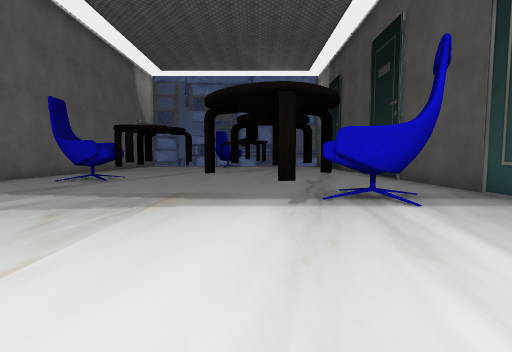
[1] (above)

17 first-person views from a walk through a Unity game level. The camera is 1.2 m above the floor, tilts 4° down and sees 85° across. The floor is counted in squares, 2 m on a side. Each view is taken from the middle of a square. On the plan, view 1 faces up. The plan holds only what a view shows up to about 9 squares ahead; the rest is blank. Door leaves are left out, so doorways stand open. Some surface patterns are stand-ins.

[2]
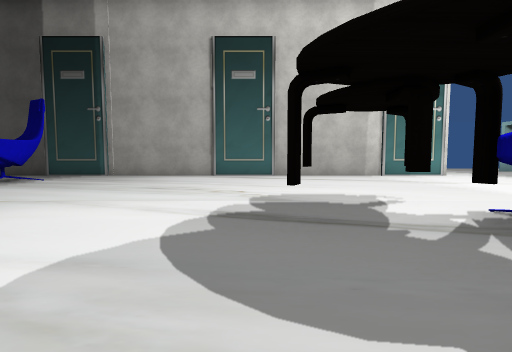

[3]
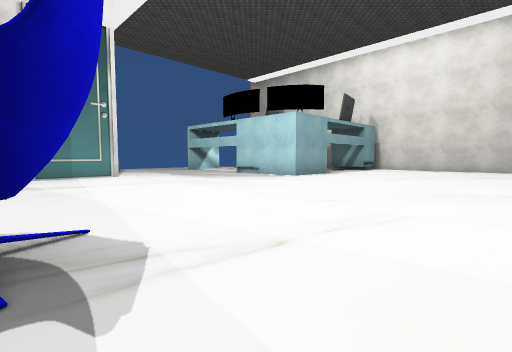

[4]
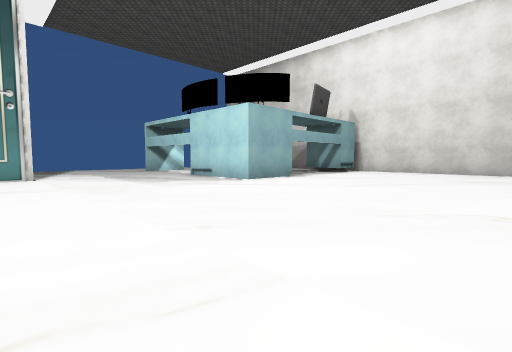

[5]
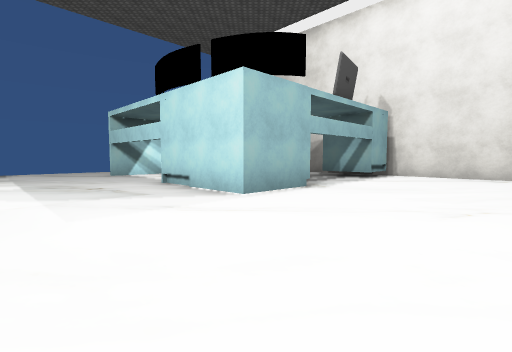

[6]
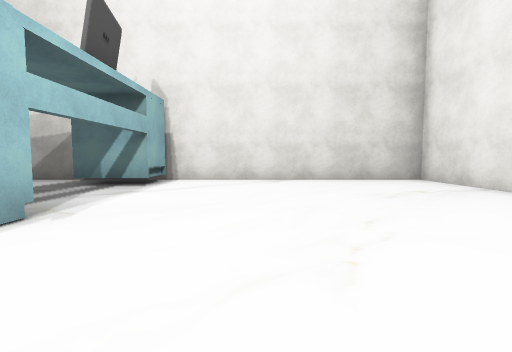

[7]
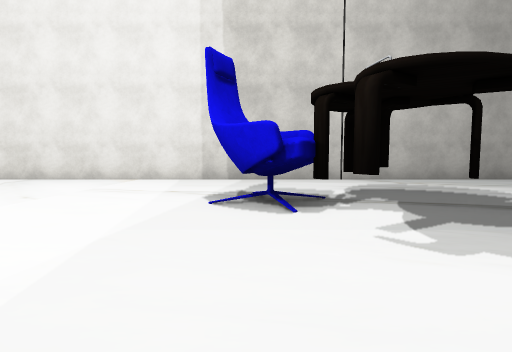

[8]
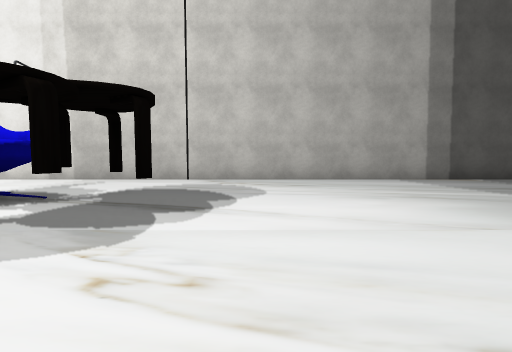

[9]
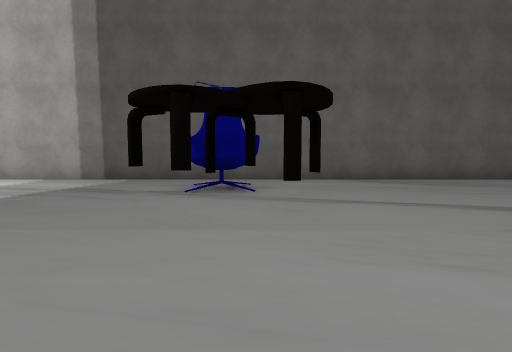

[10]
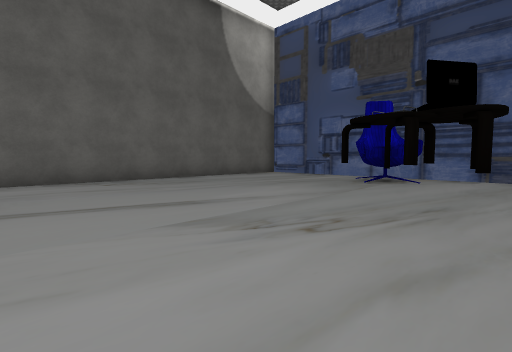

[11]
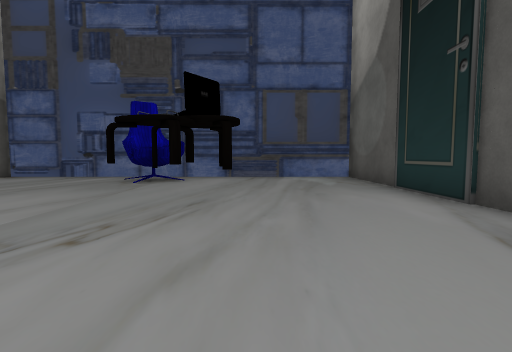

[12]
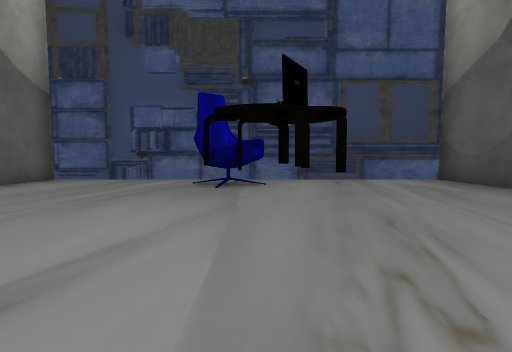

[13]
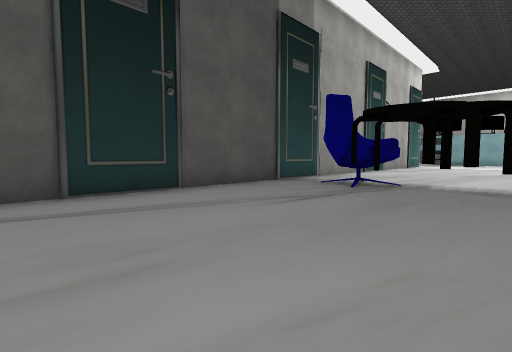

[14]
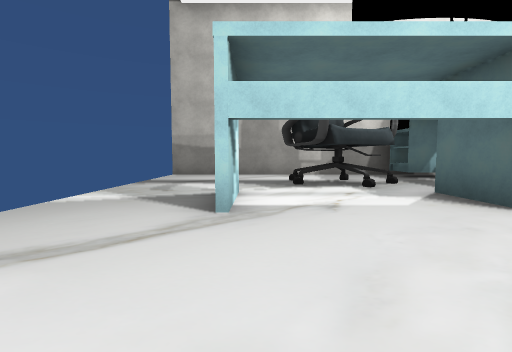

[15]
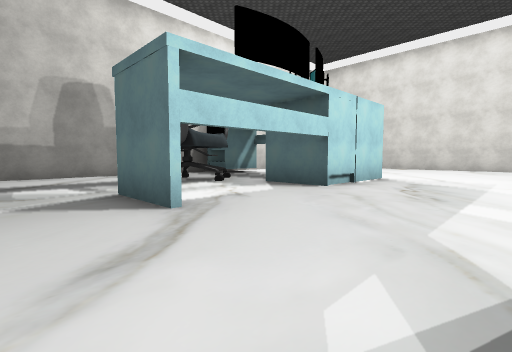

[16]
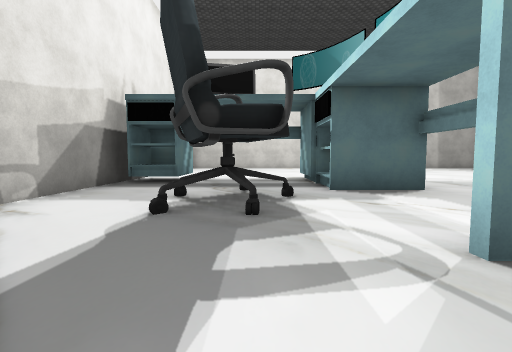

[17]
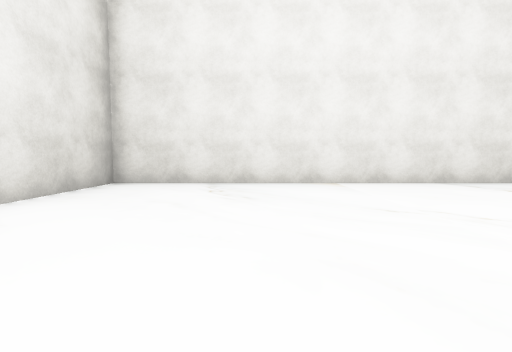

### Floor plan
Key: @ floor where view 1 was taken; # wall or solid block; x gap in a wall; . floor; D open door; C chair; O other object.
Columns run from 7 left of view 1 to 9 right of it. Each row starts with its distance up from view 1.
 18 ############
 17 #..........#
 16 #....CC....#
 15 #..........#
 14 #......O...#
 13 #..........#
 12 #..........#
 11 #..........#
 10 #..........#
  9 #..O.......#
  8 #..OOO.....#
  7 #.OO.......#
  6 #...O...O..#
  5 #........O.#
  4 #.......OO.#
  3 #..........#
  2 #..........#
  1 #..........#
  0 #......@...#
 -1 #..........#
 -2 #..........#
 -3 #..........#
 -4 #...O.O....#
 -5 #...OO.....#
 -6 #..........#
 -7 #..........#
 -8 #..........#
 -9 #...............
-10 #...............
-11 #...............
-12 #.......###..#..
-13 #.......###..#..
-14 #........DD.....
-15 #.........OOO...
-16 #..........OO...
-17 #.......#D......
-18 #........D......x
-19 ################

Where each view was taken, in squares from view 1:
view 1: 0 up, 0 right, facing up
view 2: 2 down, 5 left, facing right
view 3: 5 down, 5 left, facing down-right
view 4: 7 down, 5 left, facing down-right
view 5: 9 down, 3 left, facing down-right
view 6: 11 down, 2 left, facing down
view 7: 5 down, 1 right, facing left
view 8: 1 down, 1 right, facing left
view 9: 8 up, 1 right, facing left
view 10: 9 up, 1 right, facing up-left
view 11: 9 up, 1 right, facing up
view 12: 10 up, 1 left, facing up
view 13: 10 up, 1 left, facing down-right
view 14: 9 down, 6 right, facing down
view 15: 9 down, 8 right, facing down-left
view 16: 15 down, 8 right, facing left
view 17: 15 down, 0 right, facing left
